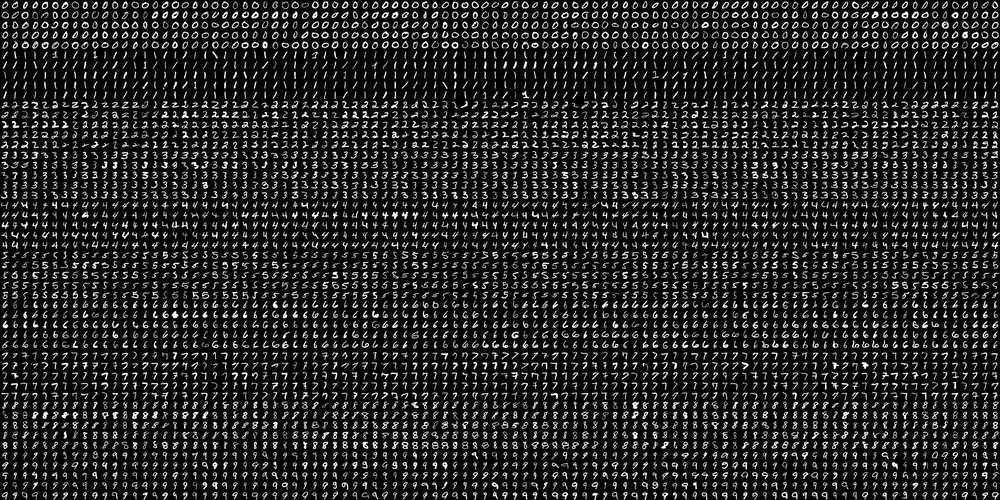
#> input picture datasets/digits.png, 1000 x 500 px, shrunk from 2000 x 1000 before the run, given in place of the camera
$ python 3-image-filters.py
#> lines starting #> are read from the running program, lines starting #| are printed output that depends on the picture; after the words box and inside, x2 and y2 are one past the last pixel; in counts of white or black regions, pixels touching at a corner belong together
from __future__ import absolute_import
from __future__ import division
from __future__ import print_function

__version__ = '1.0.0'
__author__ = 'Abien Fred Agarap'

import cv2
import numpy as np

cap = cv2.VideoCapture(-1)

def apply_invert(frame):
    return cv2.bitwise_not(frame)

def apply_sepia(frame, intensity=0.5):
    blue = 20
    green = 66
    red = 112
    frame = apply_color_overlay(frame, intensity=intensity, blue=blue, green=green, red=red)
    return frame

def verify_alpha_channel(frame):
    try:
        frame.shape[3]
    except IndexError:
        frame = cv2.cvtColor(frame, cv2.COLOR_BGR2BGRA)
    return frame

def apply_color_overlay(frame, intensity=0.5, blue=0, green=0, red=0):
    frame = verify_alpha_channel(frame)
    frame_height, frame_width, frame_channel = frame.shape
    sepia_bgra = (blue, green, red, 1)

    # create overlay based on sepia colors
    overlay = np.full((frame_height, frame_width, 4), sepia_bgra, dtype='uint8')

    # add sepia overlay on frame
    frame = cv2.addWeighted(overlay, intensity, frame, 1.0, 0)
    frame = cv2.cvtColor(frame, cv2.COLOR_BGRA2BGR)
    return frame

def apply_circle_focus_blur(frame, intensity=0.2):
    frame = verify_alpha_channel(frame)
    frame_height, frame_width, frame_channel = frame.shape
    y = int(frame_height / 2)
    x = int(frame_width / 2)
    radius = int(y / 2)
    center = (x, y)
    mask = np.zeros((frame_height, frame_width, 4), dtype='uint8')
    cv2.circle(mask, center, radius, (255, 255, 255), -1, cv2.LINE_AA)
    mask = cv2.GaussianBlur(mask, (21, 21), 11)
    blurred = cv2.GaussianBlur(frame, (21, 21), 11)
    blended = alpha_blend(frame, blurred, 255 - mask)
    frame = cv2.cvtColor(blended, cv2.COLOR_BGRA2BGR)
    return frame

def alpha_blend(frame_1, frame_2, mask):
    alpha = mask / 255.0
    blended = cv2.convertScaleAbs(frame_1 * (1 - alpha) + (frame_2 * alpha))
    return blended

def apply_portrait_mode(frame):
    frame = verify_alpha_channel(frame)
    gray = cv2.cvtColor(frame, cv2.COLOR_BGR2GRAY)
    _, mask = cv2.threshold(gray, 120, 255, cv2.THRESH_BINARY)

    mask = cv2.cvtColor(mask, cv2.COLOR_GRAY2BGRA)
    blurred = cv2.GaussianBlur(frame, (21, 21), 0)

    blended = alpha_blend(frame, blurred, mask)
    frame = cv2.cvtColor(blended, cv2.COLOR_BGRA2BGR)
    return frame

while True:
    ret, frame = cap.read()
#> frame is the input picture: shape (500, 1000, 3); min 0, max 255, mean 36.1

    invert = apply_invert(frame)
#> in apply_invert, `return cv2.bitwise_not(frame)`:
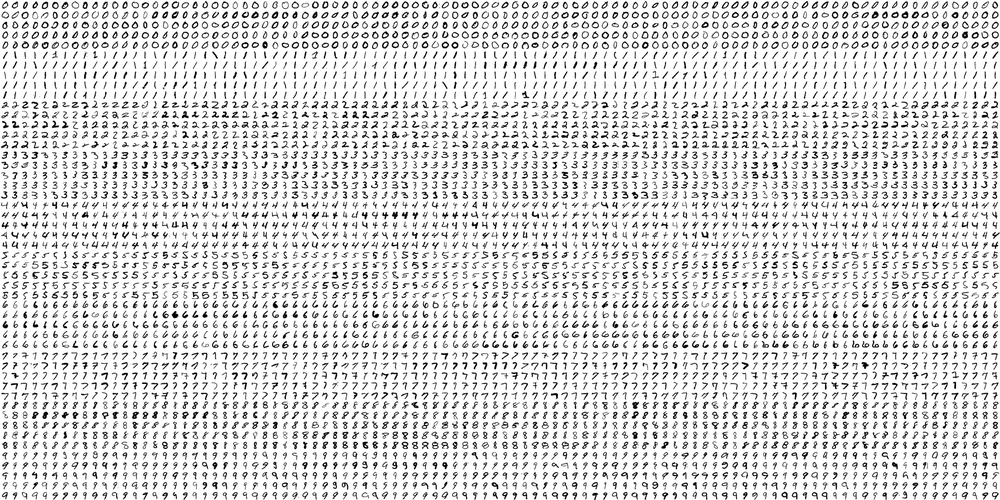
#> returned value: shape (500, 1000, 3); min 0, max 255, mean 218.9
    sepia = apply_sepia(frame)
    redish_color = apply_color_overlay(frame, intensity=0.5, red=230, blue=10)
#> call 2 of apply_color_overlay, with intensity = 0.5, blue = 10, green = 0, red = 230
#> in apply_color_overlay (call 2), `frame = cv2.addWeighted(overlay, intensity, frame, 1.0, 0)`:
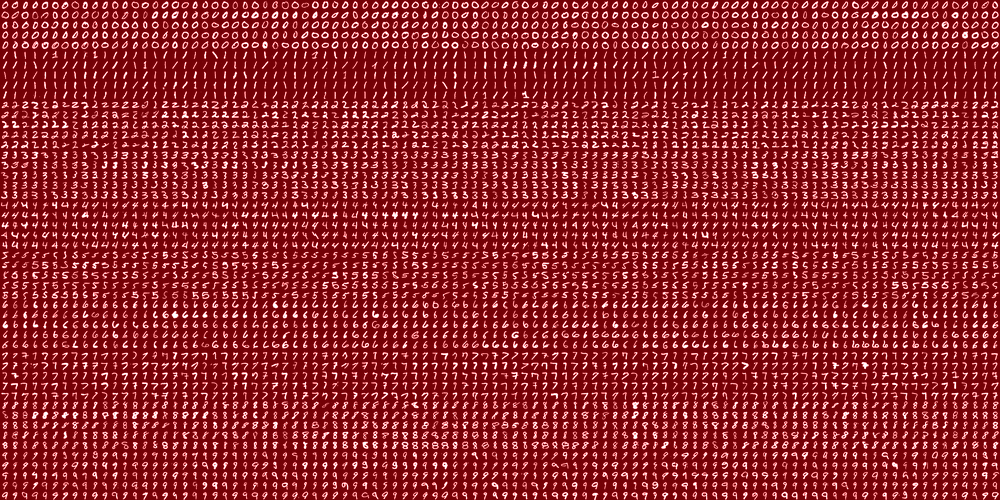
#> frame: shape (500, 1000, 4); mean B, G, R, A 41, 36.1, 145, 255
#> in apply_color_overlay (call 2), `frame = cv2.addWeighted(overlay, intensity, frame, 1.0, 0)`:
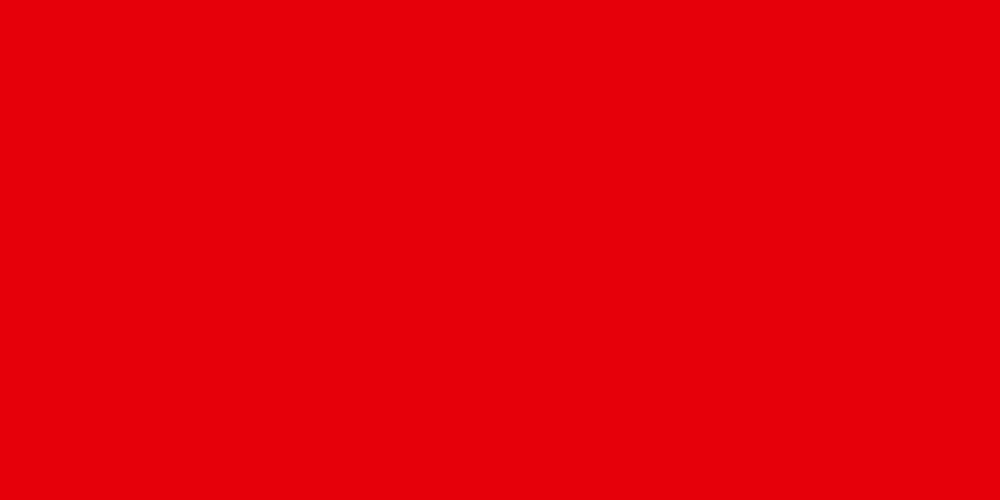
#> overlay: shape (500, 1000, 4); mean B, G, R, A 10, 0, 230, 1
    circle_blurred = apply_circle_focus_blur(frame)
#> in apply_circle_focus_blur, `blurred = cv2.GaussianBlur(frame, (21, 21), 11)`:
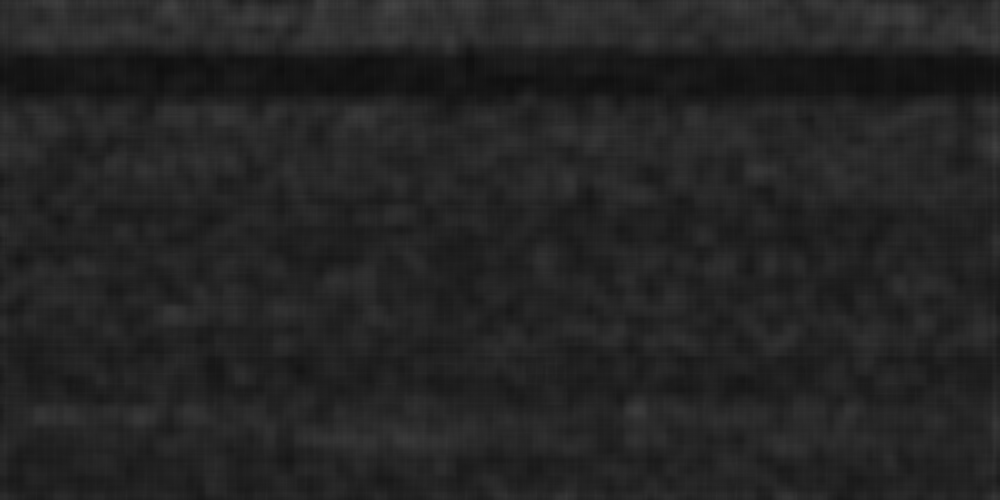
#> blurred: shape (500, 1000, 4); mean B, G, R, A 36.2, 36.2, 36.2, 255
#> in alpha_blend, `alpha = mask / 255.0`:
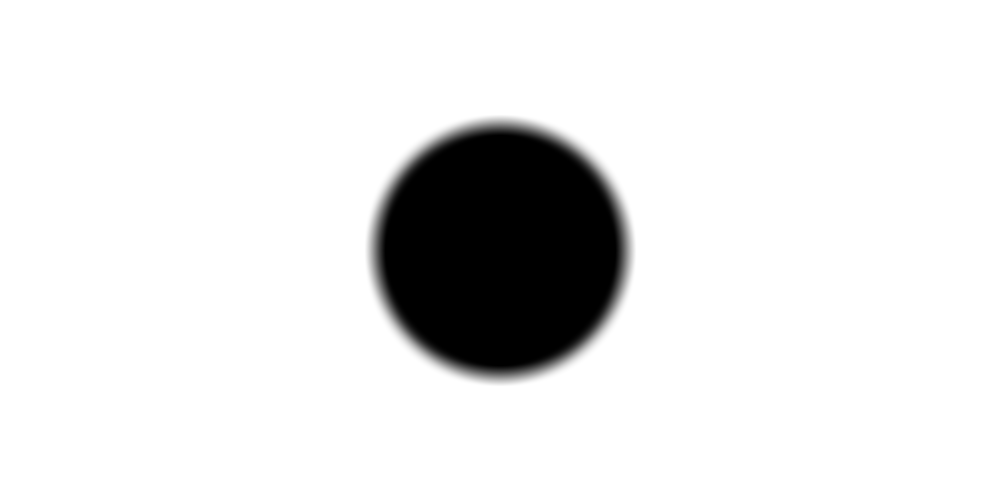
#> alpha: shape (500, 1000, 4) float64; mean of channels 0, 1, 2, 3 0.901, 0.901, 0.901, 1; drawn as B, G, R
    portrait_mode = apply_portrait_mode(frame)
#> in apply_portrait_mode, `_, mask = cv2.threshold(gray, 120, 255, cv2.THRESH_BINARY)`:
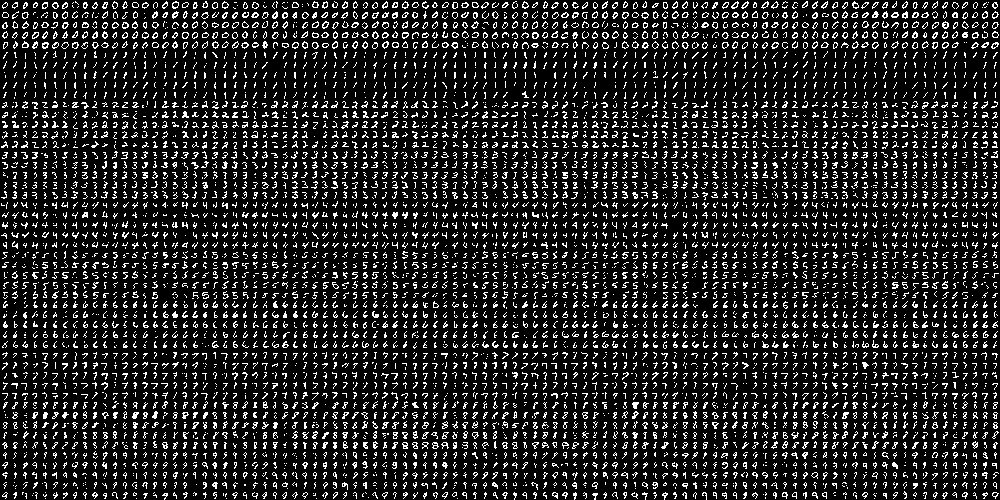
#> mask: shape (500, 1000); 14.3% white in thin lines or dots
#> in alpha_blend (call 2), `blended = cv2.convertScaleAbs(frame_1 * (1 - alpha) + (frame_2 * alpha))`:
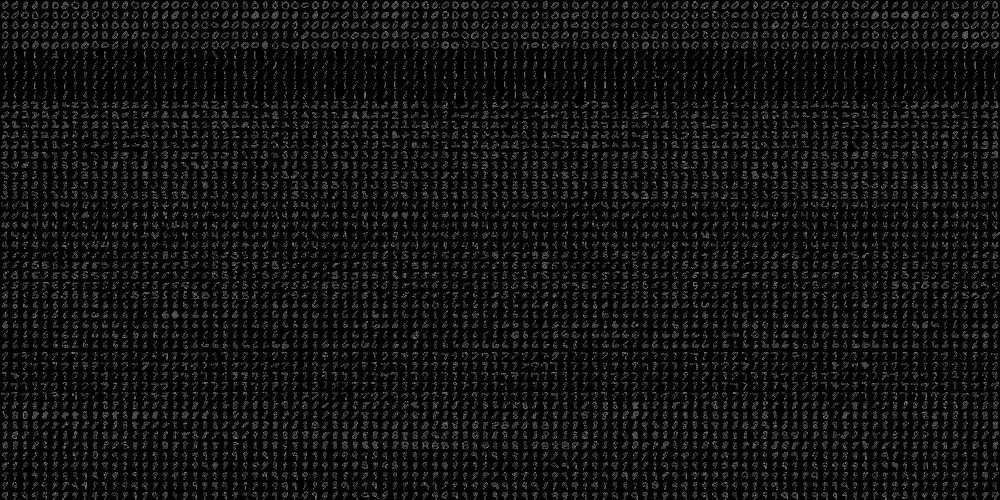
#> blended: shape (500, 1000, 4); mean B, G, R, A 16.4, 16.4, 16.4, 255

    cv2.imshow('frame', frame)
    cv2.imshow('invert', invert)
    cv2.imshow('sepia', sepia)
    cv2.imshow('redish_color', redish_color)
    cv2.imshow('circle_blurred', circle_blurred)
    cv2.imshow('portrait_mode', portrait_mode)

    k = cv2.waitKey(1)
#> (key q is pressed here)

    if k == ord('q') or k == 27:
        cap.release()
        cv2.destroyAllWindows()
        break

$ run again, on datasets/fashion.png
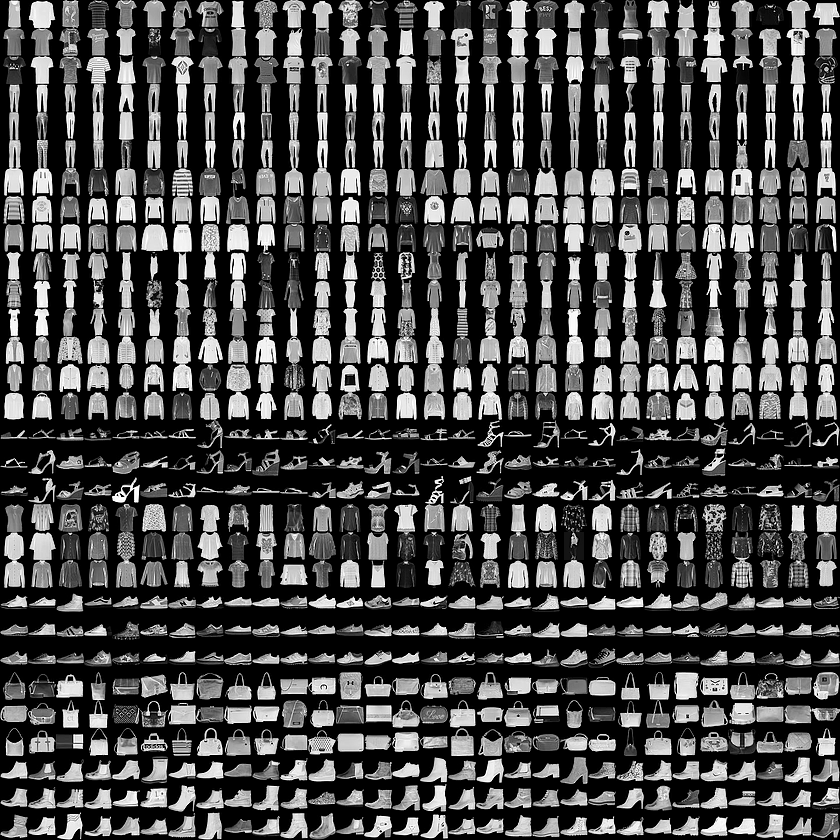
#> input picture datasets/fashion.png, 840 x 840 px, given in place of the camera
#> frame is the input picture: shape (840, 840, 3); min 0, max 255, mean 72
#> in apply_portrait_mode, `_, mask = cv2.threshold(gray, 120, 255, cv2.THRESH_BINARY)`:
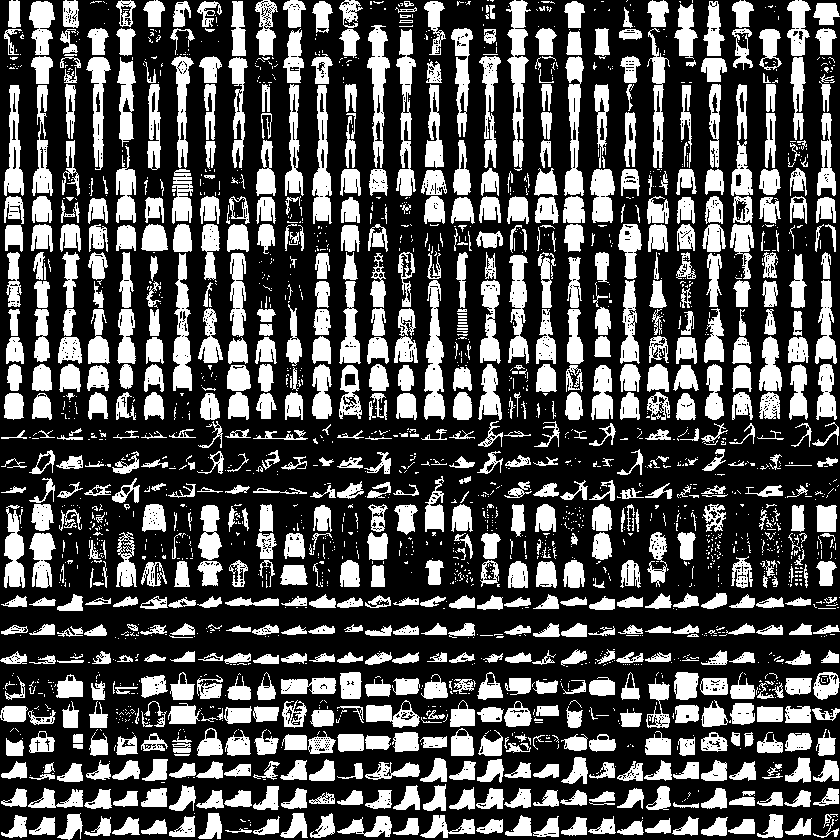
#> mask: shape (840, 840); 32% white; 2274 white regions (1491 under 20 px), largest, box (x1, y1, x2, y2) and area: (506, 0, 531, 171) 1867, (424, 280, 445, 420) 1777, (396, 29, 416, 196) 1657
#> in alpha_blend (call 2), `blended = cv2.convertScaleAbs(frame_1 * (1 - alpha) + (frame_2 * alpha))`:
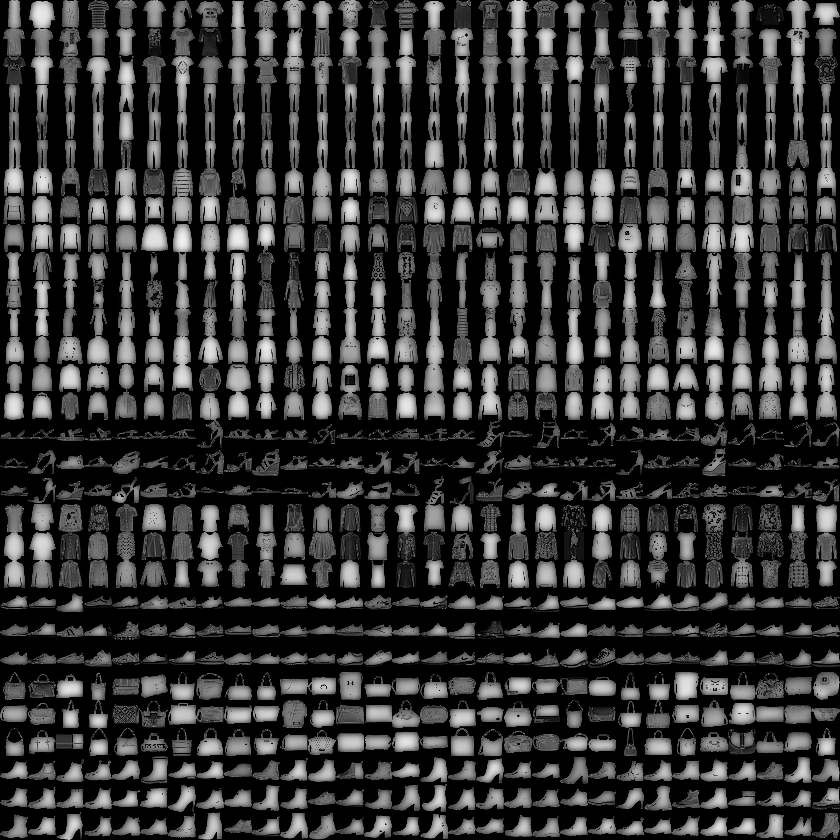
#> blended: shape (840, 840, 4); mean B, G, R, A 52.9, 52.9, 52.9, 255
